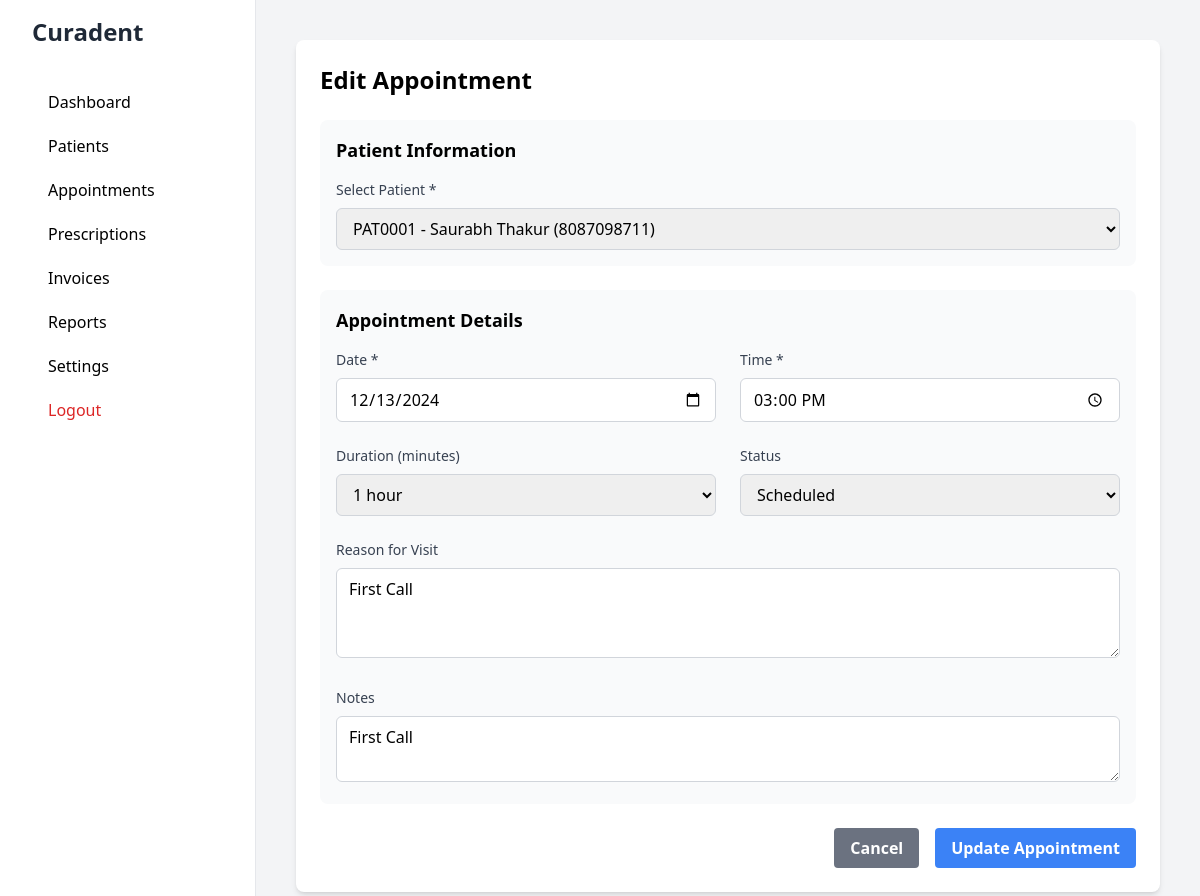
Page /appointments/1/edit (signed in) on the earlier database version.
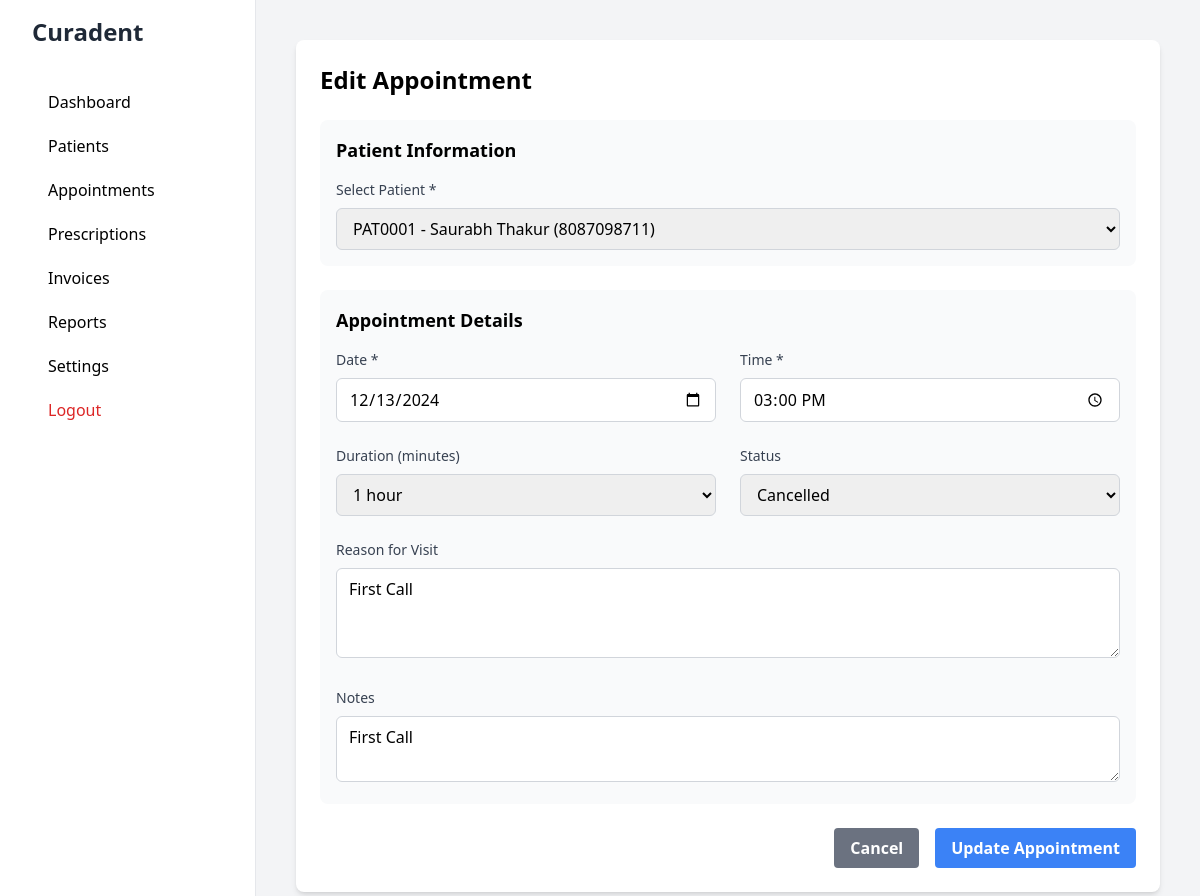
Same page on the later database version.
### app/models/appointment.py (models this page shows, shortened)
class Appointment(db.Model):
    __tablename__ = 'appointments'
    id = db.Column(db.Integer, primary_key=True)
    appointment_number = db.Column(db.String(20), unique=True)
    patient_id = db.Column(db.Integer, db.ForeignKey('patients.id'), nullable=False)
    date = db.Column(db.Date, nullable=False)
    time = db.Column(db.Time, nullable=False)
    duration = db.Column(db.Integer, default=30)  # in minutes
    status = db.Column(db.String(20), default='scheduled')  # scheduled, completed, cancelled
    reason = db.Column(db.Text)
    notes = db.Column(db.Text)
    created_at = db.Column(db.DateTime, default=datetime.utcnow)
    updated_at = db.Column(db.DateTime, default=datetime.utcnow, onupdate=datetime.utcnow)
    patient = db.relationship('Patient', backref='appointments')

### app/models/patient.py (models this page shows, shortened)
class Patient(db.Model):
    __tablename__ = 'patients'
    id = db.Column(db.Integer, primary_key=True)
    registration_number = db.Column(db.String(20), unique=True)
    first_name = db.Column(db.String(50), nullable=False)
    last_name = db.Column(db.String(50))
    date_of_birth = db.Column(db.Date)
    gender = db.Column(db.String(10))
    blood_group = db.Column(db.String(5))
    phone = db.Column(db.String(20))
    email = db.Column(db.String(120))
    address = db.Column(db.Text)
    medical_history = db.Column(db.Text)
    allergies = db.Column(db.Text)
    created_at = db.Column(db.DateTime, default=datetime.utcnow)
    updated_at = db.Column(db.DateTime, default=datetime.utcnow, onupdate=datetime.utcnow)
    invoices = db.relationship('Invoice', lazy=True)
    @property
    def full_name(self):
        if self.last_name:
            return f"{self.first_name} {self.last_name}"
        return self.first_name

### app/routes/appointment.py (the view, shortened to what this page needs)
@appointment_bp.route('/<int:id>/edit', methods=['GET', 'POST'])
@login_required
def edit_appointment(id):
    appointment = Appointment.query.get_or_404(id)
    patients = Patient.query.order_by(Patient.first_name).all()
    return render_template('dashboard/appointments/edit.html',
                         appointment=appointment,
                         patients=patients)

### app/__init__.py (called while the page is built)
def create_app():
    app = Flask(__name__)
    app.config.from_object(Config)
    db.init_app(app)
    migrate.init_app(app, db)
    login_manager.init_app(app)
    from app.routes.auth import auth_bp
    from app.routes.main import main_bp
    from app.routes.appointment import appointment_bp
    from app.routes.prescription import prescription_bp
    from app.routes.invoice import invoice_bp
    app.register_blueprint(auth_bp)
    app.register_blueprint(main_bp)
    app.register_blueprint(appointment_bp)
    app.register_blueprint(prescription_bp)
    app.register_blueprint(invoice_bp)
    @app.context_processor
    def inject_settings():
        from app.models.settings import ClinicSettings
        settings = ClinicSettings.get_settings()
        return dict(clinic_settings=settings)
    return app

### app/models/user.py (called while the page is built)
@login_manager.user_loader
def load_user(id):
    return User.query.get(int(id))

### app/templates/dashboard/appointments/edit.html (shortened to what the changed rows need)
{% extends "base.html" %}
{% block content %}
<div class="bg-white rounded-lg shadow-md p-6">
    <div class="flex justify-between items-center mb-6">
        <h1 class="text-2xl font-bold">Edit Appointment</h1>
    </div>
    <form method="POST" class="space-y-6">
        <div class="bg-gray-50 p-4 rounded-lg">
            <h2 class="text-lg font-semibold mb-4">Patient Information</h2>
            <div class="grid grid-cols-1 gap-6">
                <div>
                    <label class="block text-sm font-medium text-gray-700 mb-2">
                        Select Patient *
                    </label>
                    <select name="patient_id" required
                            class="w-full px-3 py-2 border border-gray-300 rounded-md focus:outline-none focus:ring-1 focus:ring-blue-500">
                        {% for patient in patients %}
                        <option value="{{ patient.id }}" {% if patient.id == appointment.patient_id %}selected{% endif %}>
                            {{ patient.registration_number }} - {{ patient.full_name }}
                        </option>
                        {% endfor %}
                    </select>
                </div>
            </div>
        </div>
        <div class="bg-gray-50 p-4 rounded-lg">
            <h2 class="text-lg font-semibold mb-4">Appointment Details</h2>
            <div class="grid grid-cols-1 md:grid-cols-2 gap-6">
                <div>
                    <label class="block text-sm font-medium text-gray-700 mb-2">
                        Date *
                    </label>
                    <input type="date" name="date" required
                           value="{{ appointment.date.strftime('%Y-%m-%d') }}"
                           class="w-full px-3 py-2 border border-gray-300 rounded-md focus:outline-none focus:ring-1 focus:ring-blue-500">
                </div>
                <div>
                    <label class="block text-sm font-medium text-gray-700 mb-2">
                        Time *
                    </label>
                    <input type="time" name="time" required
                           value="{{ appointment.time.strftime('%H:%M') }}"
                           class="w-full px-3 py-2 border border-gray-300 rounded-md focus:outline-none focus:ring-1 focus:ring-blue-500">
                </div>
                <div>
                    <label class="block text-sm font-medium text-gray-700 mb-2">
                        Duration (minutes)
                    </label>
                    <select name="duration"
                            class="w-full px-3 py-2 border border-gray-300 rounded-md focus:outline-none focus:ring-1 focus:ring-blue-500">
                        <option value="60" {% if appointment.duration == 60 %}selected{% endif %}>1 hour</option>
                    </select>
                </div>
                <div>
                    <label class="block text-sm font-medium text-gray-700 mb-2">
                        Status
                    </label>
                    <select name="status"
                            class="w-full px-3 py-2 border border-gray-300 rounded-md focus:outline-none focus:ring-1 focus:ring-blue-500">
                        <option value="scheduled" {% if appointment.status == 'scheduled' %}selected{% endif %}>Scheduled</option>
                        <option value="cancelled" {% if appointment.status == 'cancelled' %}selected{% endif %}>Cancelled</option>
                    </select>
                </div>
                <div class="md:col-span-2">
                    <label class="block text-sm font-medium text-gray-700 mb-2">
                        Reason for Visit
                    </label>
                    <textarea name="reason" rows="3"
                              class="w-full px-3 py-2 border border-gray-300 rounded-md focus:outline-none focus:ring-1 focus:ring-blue-500">{{ appointment.reason or '' }}</textarea>
                </div>
                <div class="md:col-span-2">
                    <label class="block text-sm font-medium text-gray-700 mb-2">
                        Notes
                    </label>
                    <textarea name="notes" rows="2"
                              class="w-full px-3 py-2 border border-gray-300 rounded-md focus:outline-none focus:ring-1 focus:ring-blue-500">{{ appointment.notes or '' }}</textarea>
                </div>
            </div>
        </div>
    </form>
</div>
{% endblock %}

Differences in the rows shown:
changed Appointment "First Call": status "Scheduled" → "Cancelled"
